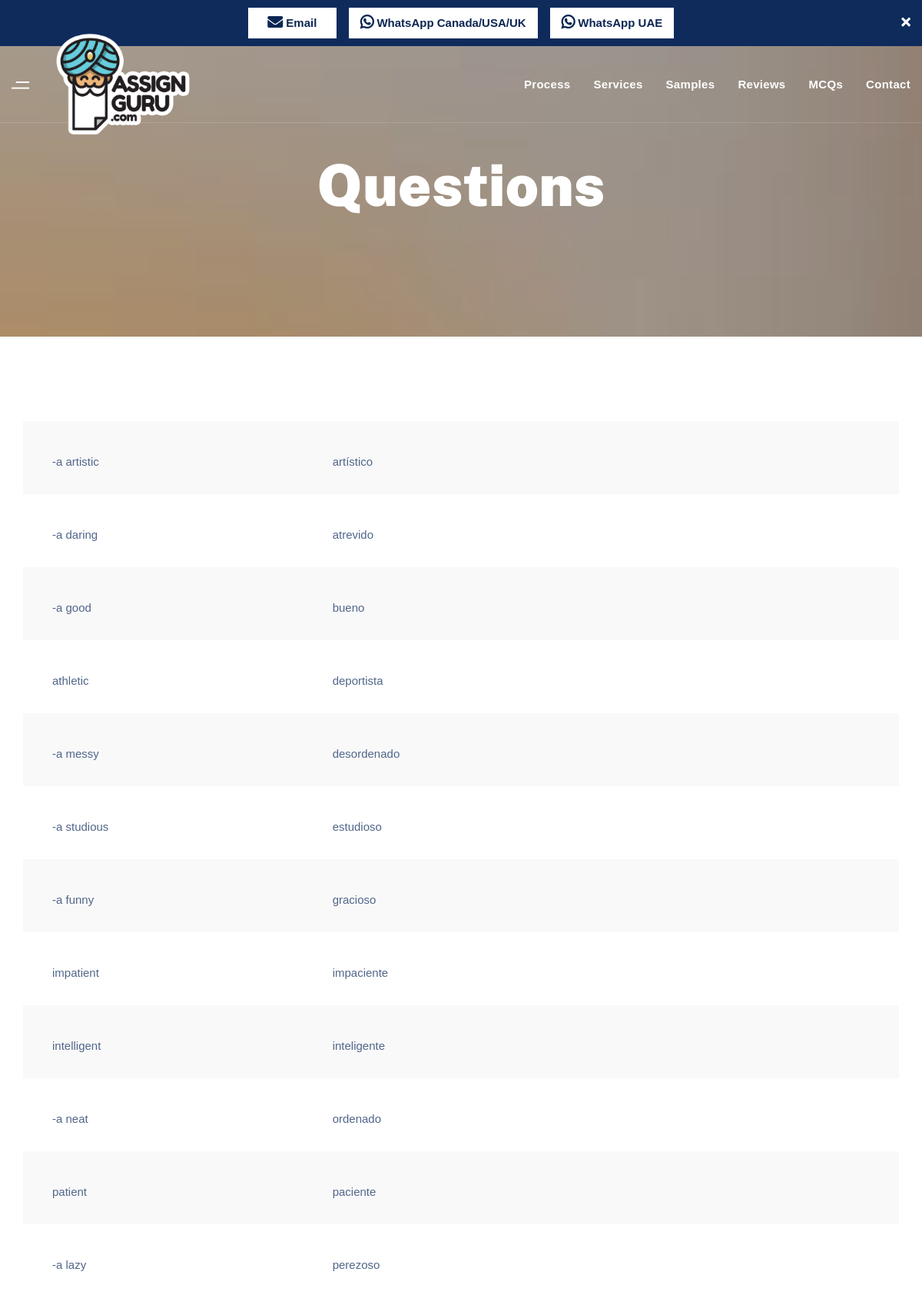
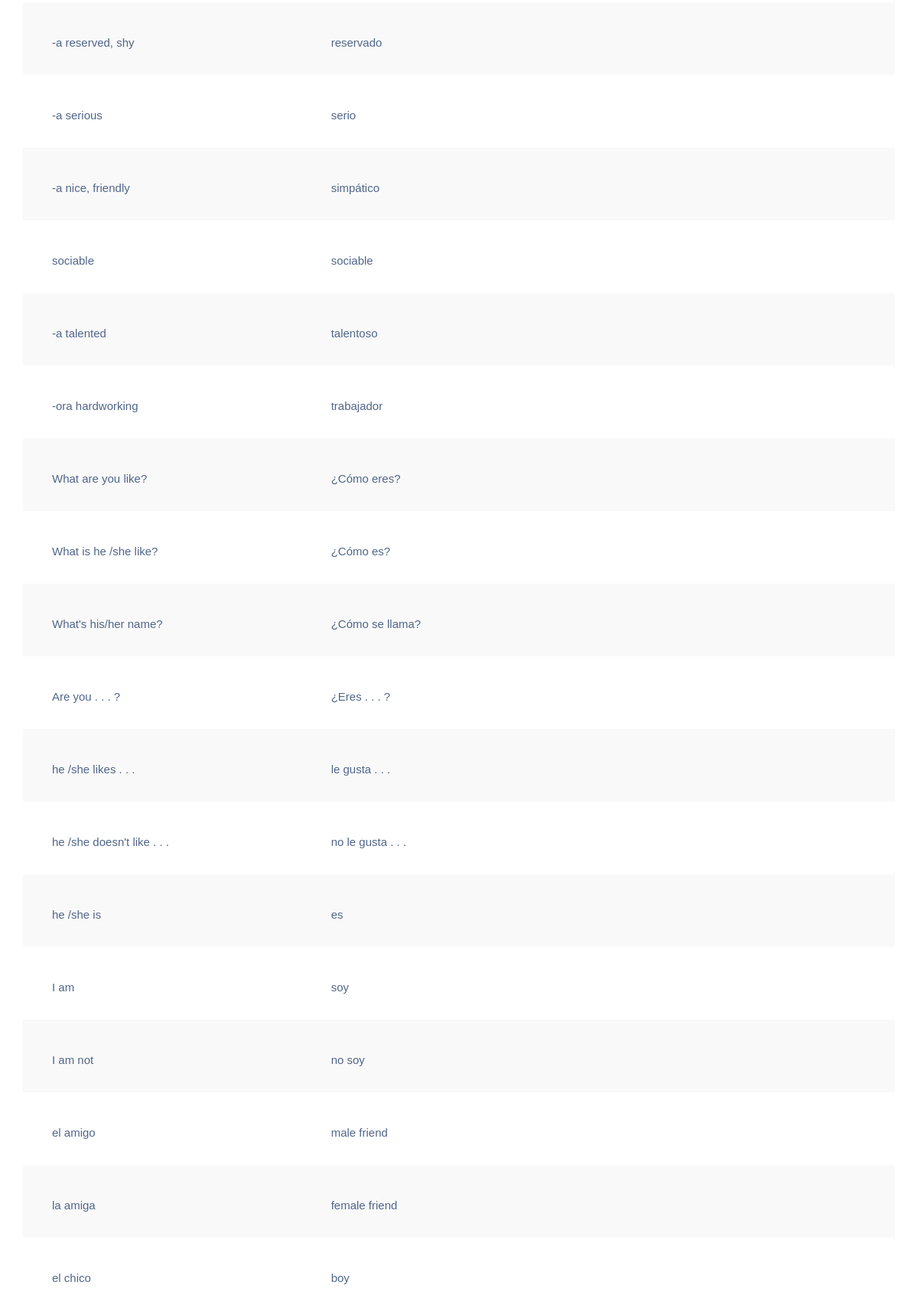
The app's page /mcqs/10/9726592 (upper part) with its own data (2 pictures, top to bottom).
### home/models.py (models this page shows)
class Question(models.Model):
    setName = models.ForeignKey(Set, on_delete=models.CASCADE)
    question = models.CharField(max_length=2000)
    answer = models.CharField(max_length=2000)

### home/views.py (the view)
# urls.py: path("mcqs/<int:entry>/<int:set>", views.questions, name="questions"),
def questions(request, entry, set):
    set = Question.objects.filter(setName_id=set)
    context = {
        'entry': set,
    }
    return render(request, "home/questions.html", context)

### home/templates/home/questions.html (shortened to what this page needs)
{% extends 'home/base.html' %}
{% load static %}
{% block mcqs %}
    <section class="page-title page-title-layout7 text-center bg-overlay bg-parallax">
      <div class="container">
        <div class="row">
          <div class="col-sm-12 col-md-12 col-lg-12">
            <h1 class="pagetitle__heading">Questions</h1>
          </div>
        </div>
      </div>
    </section>
    <section class="careers">
      <div class="container">
        <div class="row">
          <div class="col-sm-12 col-md-12 col-lg-12">
            <div class="container">
            {% for a in entry %}
              <div class="job-item">
                <div class="row">
                  <div class="col-sm-12 col-md-12 col-lg-4">
                    <p class="job-item__desc">{{ a.question }}</p>
                  </div>
                  <div class="col-sm-12 col-md-12 col-lg-5">
                    <p class="job-item__desc">{{ a.answer }}</p>
                  </div>
                </div>
              </div>
              {% endfor %}
          </div>
        </div>
      </div>
    </section>
{% endblock mcqs %}

### records on screen
Question: question "-a artistic", answer "artístico"
Question: question "-a daring", answer "atrevido"
Question: question "-a good", answer "bueno"
Question: question "athletic", answer "deportista"
Question: question "-a messy", answer "desordenado"
Question: question "-a studious", answer "estudioso"
Question: question "-a funny", answer "gracioso"
Question: question "impatient", answer "impaciente"
Question: question "intelligent", answer "inteligente"
Question: question "-a neat", answer "ordenado"
Question: question "patient", answer "paciente"
Question: question "-a lazy", answer "perezoso"
Question: question "-a reserved, shy", answer "reservado"
Question: question "-a serious", answer "serio"
Question: question "-a nice, friendly", answer "simpático"
Question: question "sociable", answer "sociable"
Question: question "-a talented", answer "talentoso"
Question: question "-ora hardworking", answer "trabajador"
Question: question "What are you like?", answer "¿Cómo eres?"
Question: question "What is he /she like?", answer "¿Cómo es?"
Question: question "What's his/her name?", answer "¿Cómo se llama?"
Question: question "Are you . . . ?", answer "¿Eres . . . ?"
Question: question "he /she likes . . .", answer "le gusta . . ."
Question: question "he /she doesn't like . . .", answer "no le gusta . . ."
Question: question "he /she is", answer "es"
Question: question "I am", answer "soy"
Question: question "I am not", answer "no soy"
Question: question "el amigo", answer "male friend"
Question: question "la amiga", answer "female friend"
Question: question "el chico", answer "boy"
